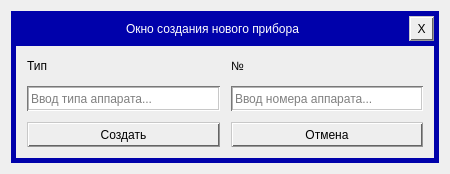
<?xml version="1.0" encoding="UTF-8"?>
<ui version="4.0">
 <class>Dialog</class>
 <widget class="QDialog" name="Dialog">
  <property name="geometry">
   <rect>
    <x>0</x>
    <y>0</y>
    <width>450</width>
    <height>174</height>
   </rect>
  </property>
  <property name="maximumSize">
   <size>
    <width>450</width>
    <height>174</height>
   </size>
  </property>
  <property name="windowTitle">
   <string>Dialog</string>
  </property>
  <property name="styleSheet">
   <string notr="true">#frame {
	background-color: rgb(0, 1, 171);
}
#frame_main {
	background-color: rgb(238, 238, 238);
}
#label_title {
	font: 9pt &quot;Flexi IBM VGA False&quot;;
	color: rgb(255, 255, 255);
}

QListView, QLineEdit { 
	border-style: groove;
  	border-width: 2px;
  	border-top-color: rgb(120, 120, 120);
  	border-left-color: rgb(120, 120, 120);
  	border-right-color: rgb(200, 200, 200);
  	border-bottom-color: rgb(200, 200, 200);
}
QLineEdit:read-only { background-color: rgb(240, 240, 240); }

/*QPUSHBUTTON*/
QPushButton { 
	border-style: groove;
  	border-width: 2px;
  	border-top-color: rgb(200, 200, 200);
  	border-left-color: rgb(200, 200, 200);
  	border-right-color: rgb(100, 100, 100);
  	border-bottom-color: rgb(100, 100, 100);
	background-color: rgb(238, 238, 238); 
}
QPushButton:pressed { 
	background-color: rgb(249, 249, 249);
	border-style: groove;
  	border-width: 2px;
  	border-top-color: rgb(100, 100, 100);
  	border-left-color: rgb(100, 100, 100);
  	border-right-color: rgb(200, 200, 200);
  	border-bottom-color: rgb(200, 200, 200);
}</string>
  </property>
  <layout class="QVBoxLayout" name="verticalLayout">
   <item>
    <widget class="QFrame" name="frame">
     <layout class="QVBoxLayout" name="verticalLayout_2">
      <property name="spacing">
       <number>5</number>
      </property>
      <property name="leftMargin">
       <number>5</number>
      </property>
      <property name="topMargin">
       <number>5</number>
      </property>
      <property name="rightMargin">
       <number>5</number>
      </property>
      <property name="bottomMargin">
       <number>5</number>
      </property>
      <item>
       <widget class="QFrame" name="frame_top">
        <property name="sizePolicy">
         <sizepolicy hsizetype="Preferred" vsizetype="Maximum">
          <horstretch>0</horstretch>
          <verstretch>0</verstretch>
         </sizepolicy>
        </property>
        <layout class="QHBoxLayout" name="horizontalLayout_2">
         <property name="spacing">
          <number>0</number>
         </property>
         <property name="leftMargin">
          <number>0</number>
         </property>
         <property name="topMargin">
          <number>0</number>
         </property>
         <property name="rightMargin">
          <number>0</number>
         </property>
         <property name="bottomMargin">
          <number>0</number>
         </property>
         <item>
          <widget class="QLabel" name="label_title">
           <property name="maximumSize">
            <size>
             <width>16777215</width>
             <height>25</height>
            </size>
           </property>
           <property name="text">
            <string>Окно создания нового прибора</string>
           </property>
           <property name="alignment">
            <set>Qt::AlignCenter</set>
           </property>
          </widget>
         </item>
         <item>
          <widget class="QPushButton" name="pushButton_close">
           <property name="minimumSize">
            <size>
             <width>25</width>
             <height>25</height>
            </size>
           </property>
           <property name="maximumSize">
            <size>
             <width>25</width>
             <height>25</height>
            </size>
           </property>
           <property name="text">
            <string>X</string>
           </property>
          </widget>
         </item>
        </layout>
       </widget>
      </item>
      <item>
       <widget class="QFrame" name="frame_main">
        <layout class="QHBoxLayout" name="horizontalLayout">
         <property name="spacing">
          <number>11</number>
         </property>
         <property name="leftMargin">
          <number>11</number>
         </property>
         <property name="topMargin">
          <number>11</number>
         </property>
         <property name="rightMargin">
          <number>11</number>
         </property>
         <property name="bottomMargin">
          <number>11</number>
         </property>
         <item>
          <layout class="QGridLayout" name="gridLayout">
           <property name="spacing">
            <number>11</number>
           </property>
           <item row="2" column="0">
            <widget class="QPushButton" name="pushButton_create">
             <property name="minimumSize">
              <size>
               <width>0</width>
               <height>25</height>
              </size>
             </property>
             <property name="styleSheet">
              <string notr="true"/>
             </property>
             <property name="text">
              <string>Создать</string>
             </property>
            </widget>
           </item>
           <item row="1" column="0">
            <widget class="QLineEdit" name="lineEdit_type">
             <property name="minimumSize">
              <size>
               <width>0</width>
               <height>25</height>
              </size>
             </property>
             <property name="placeholderText">
              <string>Ввод типа аппарата...</string>
             </property>
            </widget>
           </item>
           <item row="2" column="1">
            <widget class="QPushButton" name="pushButton_cancel">
             <property name="minimumSize">
              <size>
               <width>0</width>
               <height>25</height>
              </size>
             </property>
             <property name="text">
              <string>Отмена</string>
             </property>
            </widget>
           </item>
           <item row="1" column="1">
            <widget class="QLineEdit" name="lineEdit_number">
             <property name="minimumSize">
              <size>
               <width>0</width>
               <height>25</height>
              </size>
             </property>
             <property name="placeholderText">
              <string>Ввод номера аппарата...</string>
             </property>
            </widget>
           </item>
           <item row="0" column="0">
            <widget class="QLabel" name="label">
             <property name="minimumSize">
              <size>
               <width>0</width>
               <height>0</height>
              </size>
             </property>
             <property name="text">
              <string>Тип</string>
             </property>
            </widget>
           </item>
           <item row="0" column="1">
            <widget class="QLabel" name="label_2">
             <property name="minimumSize">
              <size>
               <width>0</width>
               <height>0</height>
              </size>
             </property>
             <property name="text">
              <string>№</string>
             </property>
            </widget>
           </item>
          </layout>
         </item>
        </layout>
       </widget>
      </item>
     </layout>
    </widget>
   </item>
  </layout>
 </widget>
 <resources/>
 <connections/>
</ui>
